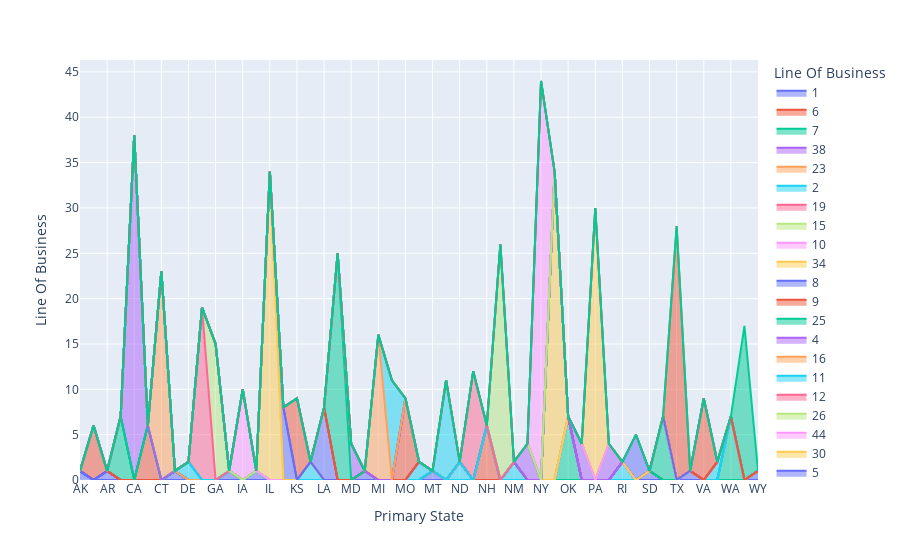

Here is the notebook cell this chart was saved with:
### Code cell
px.area(
    pc_data_grp,
    x="Primary State",
    y="Line Of Business",
    color="Line Of Business",
    line_group="Primary State",
)

### Figure 1 — Plotly figure (JSON) as saved in the notebook; plotly's stock layout.template omitted (floating-point values rounded to 4 significant figures)
{"data": [{"hovertemplate": "Line Of Business=%{y}<br>Primary State=%{x}<extra></extra>", "legendgroup": "1", "line": {"color": "#636efa"}, "marker": {"symbol": "circle"}, "mode": "lines", "name": "1", "orientation": "v", "showlegend": true, "stackgroup": "1", "type": "scatter", "x": ["AK"], "xaxis": "x", "y": [1], "yaxis": "y"}, {"hovertemplate": "Line Of Business=%{y}<br>Primary State=%{x}<extra></extra>", "legendgroup": "1", "line": {"color": "#636efa"}, "marker": {"symbol": "circle"}, "mode": "lines", "name": "1", "orientation": "v", "showlegend": false, "stackgroup": "1", "type": "scatter", "x": ["AR"], "xaxis": "x", "y": [1], "yaxis": "y"}, {"hovertemplate": "Line Of Business=%{y}<br>Primary State=%{x}<extra></extra>", "legendgroup": "1", "line": {"color": "#636efa"}, "marker": {"symbol": "circle"}, "mode": "lines", "name": "1", "orientation": "v", "showlegend": false, "stackgroup": "1", "type": "scatter", "x": ["DC"], "xaxis": "x", "y": [1], "yaxis": "y"}, {"hovertemplate": "Line Of Business=%{y}<br>Primary State=%{x}<extra></extra>", "legendgroup": "1", "line": {"color": "#636efa"}, "marker": {"symbol": "circle"}, "mode": "lines", "name": "1", "orientation": "v", "showlegend": false, "stackgroup": "1", "type": "scatter", "x": ["HI"], "xaxis": "x", "y": [1], "yaxis": "y"}, {"hovertemplate": "Line Of Business=%{y}<br>Primary State=%{x}<extra></extra>", "legendgroup": "1", "line": {"color": "#636efa"}, "marker": {"symbol": "circle"}, "mode": "lines", "name": "1", "orientation": "v", "showlegend": false, "stackgroup": "1", "type": "scatter", "x": ["ID"], "xaxis": "x", "y": [1], "yaxis": "y"}, {"hovertemplate": "Line Of Business=%{y}<br>Primary State=%{x}<extra></extra>", "legendgroup": "1", "line": {"color": "#636efa"}, "marker": {"symbol": "circle"}, "mode": "lines", "name": "1", "orientation": "v", "showlegend": false, "stackgroup": "1", "type": "scatter", "x": ["ME"], "xaxis": "x", "y": [1], "yaxis": "y"}, {"hovertemplate": "Line Of Business=%{y}<br>Primary State=%{x}<extra></extra>", "legendgroup": "1", "line": {"color": "#636efa"}, "marker": {"symbol": "circle"}, "mode": "lines", "name": "1", "orientation": "v", "showlegend": false, "stackgroup": "1", "type": "scatter", "x": ["MT"], "xaxis": "x", "y": [1], "yaxis": "y"}, {"hovertemplate": "Line Of Business=%{y}<br>Primary State=%{x}<extra></extra>", "legendgroup": "1", "line": {"color": "#636efa"}, "marker": {"symbol": "circle"}, "mode": "lines", "name": "1", "orientation": "v", "showlegend": false, "stackgroup": "1", "type": "scatter", "x": ["SD"], "xaxis": "x", "y": [1], "yaxis": "y"}, {"hovertemplate": "Line Of Business=%{y}<br>Primary State=%{x}<extra></extra>", "legendgroup": "1", "line": {"color": "#636efa"}, "marker": {"symbol": "circle"}, "mode": "lines", "name": "1", "orientation": "v", "showlegend": false, "stackgroup": "1", "type": "scatter", "x": ["UT"], "xaxis": "x", "y": [1], "yaxis": "y"}, {"hovertemplate": "Line Of Business=%{y}<br>Primary State=%{x}<extra></extra>", "legendgroup": "1", "line": {"color": "#636efa"}, "marker": {"symbol": "circle"}, "mode": "lines", "name": "1", "orientation": "v", "showlegend": false, "stackgroup": "1", "type": "scatter", "x": ["WY"], "xaxis": "x", "y": [1], "yaxis": "y"}, {"hovertemplate": "Line Of Business=%{y}<br>Primary State=%{x}<extra></extra>", "legendgroup": "6", "line": {"color": "#EF553B"}, "marker": {"symbol": "circle"}, "mode": "lines", "name": "6", "orientation": "v", "showlegend": true, "stackgroup": "1", "type": "scatter", "x": ["AL"], "xaxis": "x", "y": [6], "yaxis": "y"}, {"hovertemplate": "Line Of Business=%{y}<br>Primary State=%{x}<extra></extra>", "legendgroup": "6", "line": {"color": "#EF553B"}, "marker": {"symbol": "circle"}, "mode": "lines", "name": "6", "orientation": "v", "showlegend": false, "stackgroup": "1", "type": "scatter", "x": ["CO"], "xaxis": "x", "y": [6], "yaxis": "y"}, {"hovertemplate": "Line Of Business=%{y}<br>Primary State=%{x}<extra></extra>", "legendgroup": "6", "line": {"color": "#EF553B"}, "marker": {"symbol": "circle"}, "mode": "lines", "name": "6", "orientation": "v", "showlegend": false, "stackgroup": "1", "type": "scatter", "x": ["NH"], "xaxis": "x", "y": [6], "yaxis": "y"}, {"hovertemplate": "Line Of Business=%{y}<br>Primary State=%{x}<extra></extra>", "legendgroup": "7", "line": {"color": "#00cc96"}, "marker": {"symbol": "circle"}, "mode": "lines", "name": "7", "orientation": "v", "showlegend": true, "stackgroup": "1", "type": "scatter", "x": ["AZ"], "xaxis": "x", "y": [7], "yaxis": "y"}, {"hovertemplate": "Line Of Business=%{y}<br>Primary State=%{x}<extra></extra>", "legendgroup": "7", "line": {"color": "#00cc96"}, "marker": {"symbol": "circle"}, "mode": "lines", "name": "7", "orientation": "v", "showlegend": false, "stackgroup": "1", "type": "scatter", "x": ["OK"], "xaxis": "x", "y": [7], "yaxis": "y"}, {"hovertemplate": "Line Of Business=%{y}<br>Primary State=%{x}<extra></extra>", "legendgroup": "7", "line": {"color": "#00cc96"}, "marker": {"symbol": "circle"}, "mode": "lines", "name": "7", "orientation": "v", "showlegend": false, "stackgroup": "1", "type": "scatter", "x": ["TN"], "xaxis": "x", "y": [7], "yaxis": "y"}, {"hovertemplate": "Line Of Business=%{y}<br>Primary State=%{x}<extra></extra>", "legendgroup": "7", "line": {"color": "#00cc96"}, "marker": {"symbol": "circle"}, "mode": "lines", "name": "7", "orientation": "v", "showlegend": false, "stackgroup": "1", "type": "scatter", "x": ["WA"], "xaxis": "x", "y": [7], "yaxis": "y"}, {"hovertemplate": "Line Of Business=%{y}<br>Primary State=%{x}<extra></extra>", "legendgroup": "38", "line": {"color": "#ab63fa"}, "marker": {"symbol": "circle"}, "mode": "lines", "name": "38", "orientation": "v", "showlegend": true, "stackgroup": "1", "type": "scatter", "x": ["CA"], "xaxis": "x", "y": [38], "yaxis": "y"}, {"hovertemplate": "Line Of Business=%{y}<br>Primary State=%{x}<extra></extra>", "legendgroup": "23", "line": {"color": "#FFA15A"}, "marker": {"symbol": "circle"}, "mode": "lines", "name": "23", "orientation": "v", "showlegend": true, "stackgroup": "1", "type": "scatter", "x": ["CT"], "xaxis": "x", "y": [23], "yaxis": "y"}, {"hovertemplate": "Line Of Business=%{y}<br>Primary State=%{x}<extra></extra>", "legendgroup": "2", "line": {"color": "#19d3f3"}, "marker": {"symbol": "circle"}, "mode": "lines", "name": "2", "orientation": "v", "showlegend": true, "stackgroup": "1", "type": "scatter", "x": ["DE"], "xaxis": "x", "y": [2], "yaxis": "y"}, {"hovertemplate": "Line Of Business=%{y}<br>Primary State=%{x}<extra></extra>", "legendgroup": "2", "line": {"color": "#19d3f3"}, "marker": {"symbol": "circle"}, "mode": "lines", "name": "2", "orientation": "v", "showlegend": false, "stackgroup": "1", "type": "scatter", "x": ["KY"], "xaxis": "x", "y": [2], "yaxis": "y"}, {"hovertemplate": "Line Of Business=%{y}<br>Primary State=%{x}<extra></extra>", "legendgroup": "2", "line": {"color": "#19d3f3"}, "marker": {"symbol": "circle"}, "mode": "lines", "name": "2", "orientation": "v", "showlegend": false, "stackgroup": "1", "type": "scatter", "x": ["MS"], "xaxis": "x", "y": [2], "yaxis": "y"}, {"hovertemplate": "Line Of Business=%{y}<br>Primary State=%{x}<extra></extra>", "legendgroup": "2", "line": {"color": "#19d3f3"}, "marker": {"symbol": "circle"}, "mode": "lines", "name": "2", "orientation": "v", "showlegend": false, "stackgroup": "1", "type": "scatter", "x": ["ND"], "xaxis": "x", "y": [2], "yaxis": "y"}, {"hovertemplate": "Line Of Business=%{y}<br>Primary State=%{x}<extra></extra>", "legendgroup": "2", "line": {"color": "#19d3f3"}, "marker": {"symbol": "circle"}, "mode": "lines", "name": "2", "orientation": "v", "showlegend": false, "stackgroup": "1", "type": "scatter", "x": ["NM"], "xaxis": "x", "y": [2], "yaxis": "y"}, {"hovertemplate": "Line Of Business=%{y}<br>Primary State=%{x}<extra></extra>", "legendgroup": "2", "line": {"color": "#19d3f3"}, "marker": {"symbol": "circle"}, "mode": "lines", "name": "2", "orientation": "v", "showlegend": false, "stackgroup": "1", "type": "scatter", "x": ["RI"], "xaxis": "x", "y": [2], "yaxis": "y"}, {"hovertemplate": "Line Of Business=%{y}<br>Primary State=%{x}<extra></extra>", "legendgroup": "2", "line": {"color": "#19d3f3"}, "marker": {"symbol": "circle"}, "mode": "lines", "name": "2", "orientation": "v", "showlegend": false, "stackgroup": "1", "type": "scatter", "x": ["VT"], "xaxis": "x", "y": [2], "yaxis": "y"}, {"hovertemplate": "Line Of Business=%{y}<br>Primary State=%{x}<extra></extra>", "legendgroup": "19", "line": {"color": "#FF6692"}, "marker": {"symbol": "circle"}, "mode": "lines", "name": "19", "orientation": "v", "showlegend": true, "stackgroup": "1", "type": "scatter", "x": ["FL"], "xaxis": "x", "y": [19], "yaxis": "y"}, {"hovertemplate": "Line Of Business=%{y}<br>Primary State=%{x}<extra></extra>", "legendgroup": "15", "line": {"color": "#B6E880"}, "marker": {"symbol": "circle"}, "mode": "lines", "name": "15", "orientation": "v", "showlegend": true, "stackgroup": "1", "type": "scatter", "x": ["GA"], "xaxis": "x", "y": [15], "yaxis": "y"}, {"hovertemplate": "Line Of Business=%{y}<br>Primary State=%{x}<extra></extra>", "legendgroup": "10", "line": {"color": "#FF97FF"}, "marker": {"symbol": "circle"}, "mode": "lines", "name": "10", "orientation": "v", "showlegend": true, "stackgroup": "1", "type": "scatter", "x": ["IA"], "xaxis": "x", "y": [10], "yaxis": "y"}, {"hovertemplate": "Line Of Business=%{y}<br>Primary State=%{x}<extra></extra>", "legendgroup": "34", "line": {"color": "#FECB52"}, "marker": {"symbol": "circle"}, "mode": "lines", "name": "34", "orientation": "v", "showlegend": true, "stackgroup": "1", "type": "scatter", "x": ["IL"], "xaxis": "x", "y": [34], "yaxis": "y"}, {"hovertemplate": "Line Of Business=%{y}<br>Primary State=%{x}<extra></extra>", "legendgroup": "34", "line": {"color": "#FECB52"}, "marker": {"symbol": "circle"}, "mode": "lines", "name": "34", "orientation": "v", "showlegend": false, "stackgroup": "1", "type": "scatter", "x": ["OH"], "xaxis": "x", "y": [34], "yaxis": "y"}, {"hovertemplate": "Line Of Business=%{y}<br>Primary State=%{x}<extra></extra>", "legendgroup": "8", "line": {"color": "#636efa"}, "marker": {"symbol": "circle"}, "mode": "lines", "name": "8", "orientation": "v", "showlegend": true, "stackgroup": "1", "type": "scatter", "x": ["IN"], "xaxis": "x", "y": [8], "yaxis": "y"}, {"hovertemplate": "Line Of Business=%{y}<br>Primary State=%{x}<extra></extra>", "legendgroup": "8", "line": {"color": "#636efa"}, "marker": {"symbol": "circle"}, "mode": "lines", "name": "8", "orientation": "v", "showlegend": false, "stackgroup": "1", "type": "scatter", "x": ["LA"], "xaxis": "x", "y": [8], "yaxis": "y"}, {"hovertemplate": "Line Of Business=%{y}<br>Primary State=%{x}<extra></extra>", "legendgroup": "9", "line": {"color": "#EF553B"}, "marker": {"symbol": "circle"}, "mode": "lines", "name": "9", "orientation": "v", "showlegend": true, "stackgroup": "1", "type": "scatter", "x": ["KS"], "xaxis": "x", "y": [9], "yaxis": "y"}, {"hovertemplate": "Line Of Business=%{y}<br>Primary State=%{x}<extra></extra>", "legendgroup": "9", "line": {"color": "#EF553B"}, "marker": {"symbol": "circle"}, "mode": "lines", "name": "9", "orientation": "v", "showlegend": false, "stackgroup": "1", "type": "scatter", "x": ["MO"], "xaxis": "x", "y": [9], "yaxis": "y"}, {"hovertemplate": "Line Of Business=%{y}<br>Primary State=%{x}<extra></extra>", "legendgroup": "9", "line": {"color": "#EF553B"}, "marker": {"symbol": "circle"}, "mode": "lines", "name": "9", "orientation": "v", "showlegend": false, "stackgroup": "1", "type": "scatter", "x": ["VA"], "xaxis": "x", "y": [9], "yaxis": "y"}, {"hovertemplate": "Line Of Business=%{y}<br>Primary State=%{x}<extra></extra>", "legendgroup": "25", "line": {"color": "#00cc96"}, "marker": {"symbol": "circle"}, "mode": "lines", "name": "25", "orientation": "v", "showlegend": true, "stackgroup": "1", "type": "scatter", "x": ["MA"], "xaxis": "x", "y": [25], "yaxis": "y"}, {"hovertemplate": "Line Of Business=%{y}<br>Primary State=%{x}<extra></extra>", "legendgroup": "4", "line": {"color": "#ab63fa"}, "marker": {"symbol": "circle"}, "mode": "lines", "name": "4", "orientation": "v", "showlegend": true, "stackgroup": "1", "type": "scatter", "x": ["MD"], "xaxis": "x", "y": [4], "yaxis": "y"}, {"hovertemplate": "Line Of Business=%{y}<br>Primary State=%{x}<extra></extra>", "legendgroup": "4", "line": {"color": "#ab63fa"}, "marker": {"symbol": "circle"}, "mode": "lines", "name": "4", "orientation": "v", "showlegend": false, "stackgroup": "1", "type": "scatter", "x": ["NV"], "xaxis": "x", "y": [4], "yaxis": "y"}, {"hovertemplate": "Line Of Business=%{y}<br>Primary State=%{x}<extra></extra>", "legendgroup": "4", "line": {"color": "#ab63fa"}, "marker": {"symbol": "circle"}, "mode": "lines", "name": "4", "orientation": "v", "showlegend": false, "stackgroup": "1", "type": "scatter", "x": ["OR"], "xaxis": "x", "y": [4], "yaxis": "y"}, {"hovertemplate": "Line Of Business=%{y}<br>Primary State=%{x}<extra></extra>", "legendgroup": "4", "line": {"color": "#ab63fa"}, "marker": {"symbol": "circle"}, "mode": "lines", "name": "4", "orientation": "v", "showlegend": false, "stackgroup": "1", "type": "scatter", "x": ["PR"], "xaxis": "x", "y": [4], "yaxis": "y"}, {"hovertemplate": "Line Of Business=%{y}<br>Primary State=%{x}<extra></extra>", "legendgroup": "16", "line": {"color": "#FFA15A"}, "marker": {"symbol": "circle"}, "mode": "lines", "name": "16", "orientation": "v", "showlegend": true, "stackgroup": "1", "type": "scatter", "x": ["MI"], "xaxis": "x", "y": [16], "yaxis": "y"}, {"hovertemplate": "Line Of Business=%{y}<br>Primary State=%{x}<extra></extra>", "legendgroup": "11", "line": {"color": "#19d3f3"}, "marker": {"symbol": "circle"}, "mode": "lines", "name": "11", "orientation": "v", "showlegend": true, "stackgroup": "1", "type": "scatter", "x": ["MN"], "xaxis": "x", "y": [11], "yaxis": "y"}, {"hovertemplate": "Line Of Business=%{y}<br>Primary State=%{x}<extra></extra>", "legendgroup": "11", "line": {"color": "#19d3f3"}, "marker": {"symbol": "circle"}, "mode": "lines", "name": "11", "orientation": "v", "showlegend": false, "stackgroup": "1", "type": "scatter", "x": ["NC"], "xaxis": "x", "y": [11], "yaxis": "y"}, {"hovertemplate": "Line Of Business=%{y}<br>Primary State=%{x}<extra></extra>", "legendgroup": "12", "line": {"color": "#FF6692"}, "marker": {"symbol": "circle"}, "mode": "lines", "name": "12", "orientation": "v", "showlegend": true, "stackgroup": "1", "type": "scatter", "x": ["NE"], "xaxis": "x", "y": [12], "yaxis": "y"}, {"hovertemplate": "Line Of Business=%{y}<br>Primary State=%{x}<extra></extra>", "legendgroup": "26", "line": {"color": "#B6E880"}, "marker": {"symbol": "circle"}, "mode": "lines", "name": "26", "orientation": "v", "showlegend": true, "stackgroup": "1", "type": "scatter", "x": ["NJ"], "xaxis": "x", "y": [26], "yaxis": "y"}, {"hovertemplate": "Line Of Business=%{y}<br>Primary State=%{x}<extra></extra>", "legendgroup": "44", "line": {"color": "#FF97FF"}, "marker": {"symbol": "circle"}, "mode": "lines", "name": "44", "orientation": "v", "showlegend": true, "stackgroup": "1", "type": "scatter", "x": ["NY"], "xaxis": "x", "y": [44], "yaxis": "y"}, {"hovertemplate": "Line Of Business=%{y}<br>Primary State=%{x}<extra></extra>", "legendgroup": "30", "line": {"color": "#FECB52"}, "marker": {"symbol": "circle"}, "mode": "lines", "name": "30", "orientation": "v", "showlegend": true, "stackgroup": "1", "type": "scatter", "x": ["PA"], "xaxis": "x", "y": [30], "yaxis": "y"}, {"hovertemplate": "Line Of Business=%{y}<br>Primary State=%{x}<extra></extra>", "legendgroup": "5", "line": {"color": "#636efa"}, "marker": {"symbol": "circle"}, "mode": "lines", "name": "5", "orientation": "v", "showlegend": true, "stackgroup": "1", "type": "scatter", "x": ["SC"], "xaxis": "x", "y": [5], "yaxis": "y"}, {"hovertemplate": "Line Of Business=%{y}<br>Primary State=%{x}<extra></extra>", "legendgroup": "28", "line": {"color": "#EF553B"}, "marker": {"symbol": "circle"}, "mode": "lines", "name": "28", "orientation": "v", "showlegend": true, "stackgroup": "1", "type": "scatter", "x": ["TX"], "xaxis": "x", "y": [28], "yaxis": "y"}, {"hovertemplate": "Line Of Business=%{y}<br>Primary State=%{x}<extra></extra>", "legendgroup": "17", "line": {"color": "#00cc96"}, "marker": {"symbol": "circle"}, "mode": "lines", "name": "17", "orientation": "v", "showlegend": true, "stackgroup": "1", "type": "scatter", "x": ["WI"], "xaxis": "x", "y": [17], "yaxis": "y"}], "layout": {"autosize": true, "legend": {"title": {"text": "Line Of Business"}, "tracegroupgap": 0}, "margin": {"t": 60}, "xaxis": {"anchor": "y", "autorange": true, "categoryarray": ["AK", "AL", "AR", "AZ", "CA", "CO", "CT", "DC", "DE", "FL", "GA", "HI", "IA", "ID", "IL", "IN", "KS", "KY", "LA", "MA", "MD", "ME", "MI", "MN", "MO", "MS", "MT", "NC", "ND", "NE", "NH", "NJ", "NM", "NV", "NY", "OH", "OK", "OR", "PA", "PR", "RI", "SC", "SD", "TN", "TX", "UT", "VA", "VT", "WA", "WI", "WY"], "categoryorder": "array", "domain": [0, 1], "range": [0, 50], "title": {"text": "Primary State"}, "type": "category"}, "yaxis": {"anchor": "x", "autorange": true, "categoryarray": [17, 28, 5, 30, 44, 26, 12, 11, 16, 4, 25, 9, 8, 34, 10, 15, 19, 2, 23, 38, 7, 6, 1], "categoryorder": "array", "domain": [0, 1], "range": [0, 46.32], "title": {"text": "Line Of Business"}, "type": "linear"}}}
